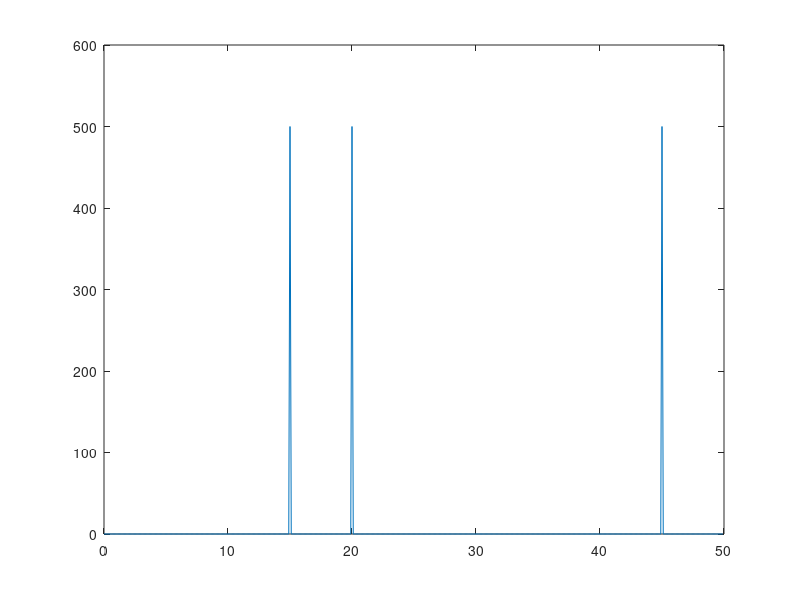
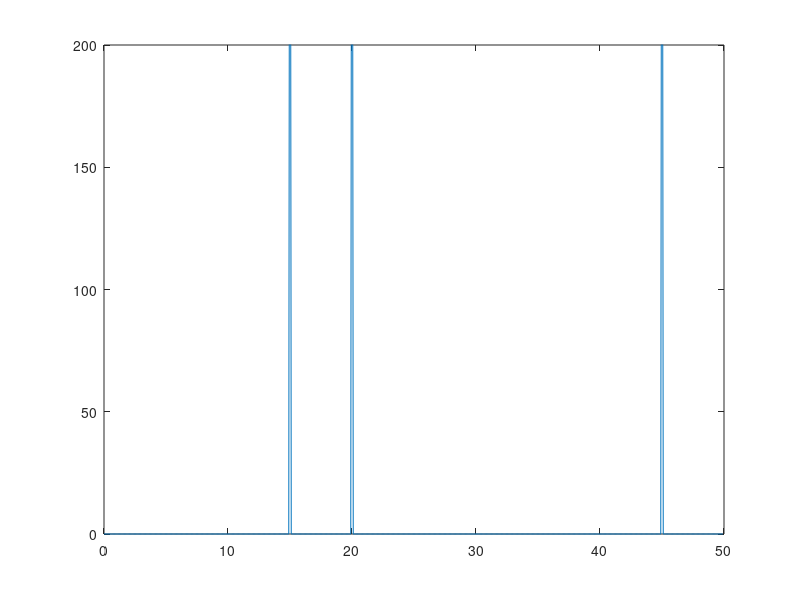

Write the MATLAB code that produced these figures, in order.
t = 0:1/100:10-1/100;                     
x = sin(2*pi*15*t) + sin(2*pi*20*t) + sin(2*pi*45*t);
plot(t,x)

out = abs(fft(x));
out = out(1:length(t)/2);
%f = (0:length(t)/2-1)*50/length(t)
f = 0:0.1:(length(t)/2-1)*0.1;
plot(f,out)

figure
[b,a] = butter(5, [1 10]/10);
filtered1 = filter(b,a,x);
out = abs(fft(filtered1));
out = out(1:length(t)/2)
f = (0:length(t)/2-1)*100/length(t);
%f = 0:0.1:(length(t)/2-1)*0.1;
plot(f,out)
ylim([0,200])



